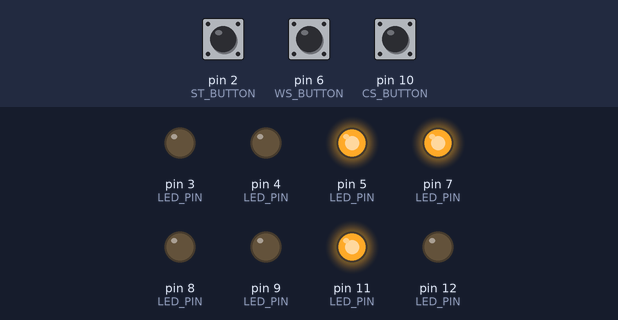
A sketch run on a simulated Arduino Uno, built with avr-gcc and run on an emulated ATmega328P. Parts: output pins drawn as LEDs (lit = HIGH). Dashed ring = blinking. The inputs (shaded band) are chosen by the test bench; at power-on: pin 6 (WS_BUTTON) HIGH, pin 2 (ST_BUTTON) HIGH, pin 10 (CS_BUTTON) HIGH.

Above: at 1.4 s.
1.5 s: pin 6 (WS_BUTTON) pulled LOW for 0.25 s
At 2.4 s:
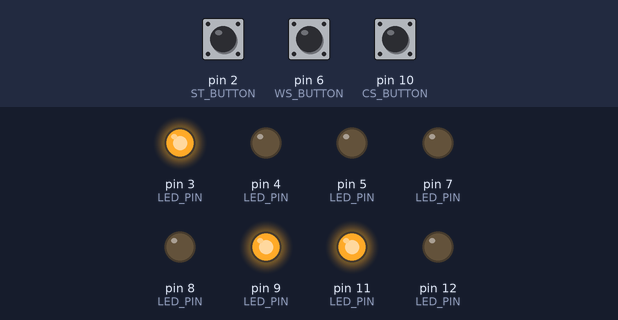
3.6 s: pin 2 (ST_BUTTON) pulled LOW for 1 s
At 4.5 s:
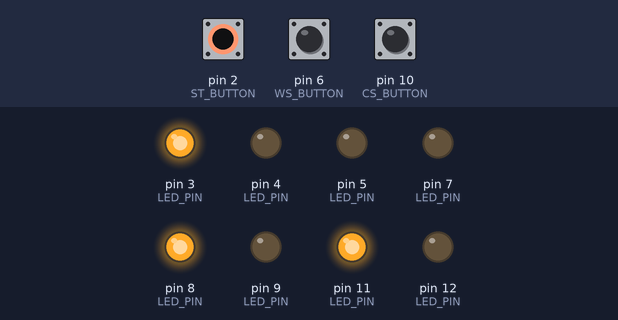
6.1 s: pin 10 (CS_BUTTON) pulled LOW for 0.25 s
At 7.1 s:
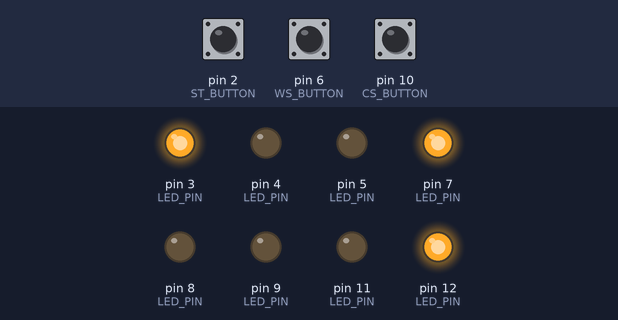
8.2 s: pin 6 (WS_BUTTON) pulled LOW for 1 s
At 9.1 s:
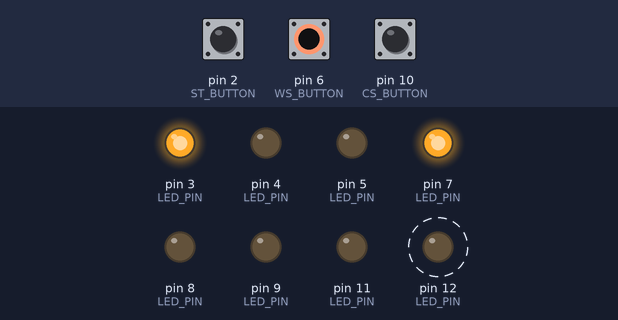
11.7 s: pin 2 (ST_BUTTON) pulled LOW for 3.2 s
At 14.5 s:
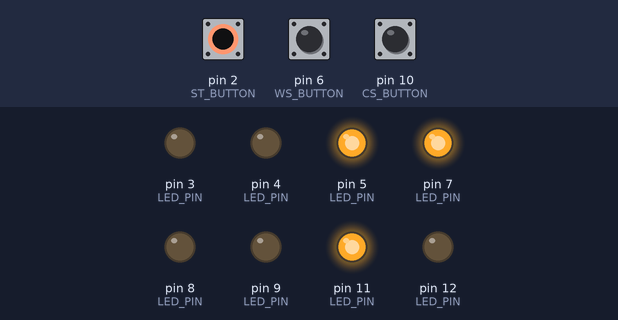
16.4 s: pin 6 (WS_BUTTON) pulled LOW for 3.2 s
At 16.8 s:
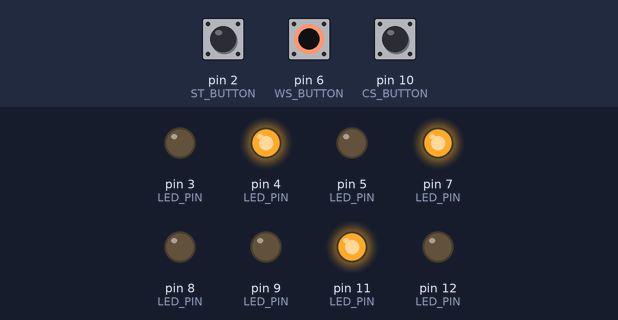
Timing chart, 0 to 19.4 s (numbered marks = the images above; inputs shaded):
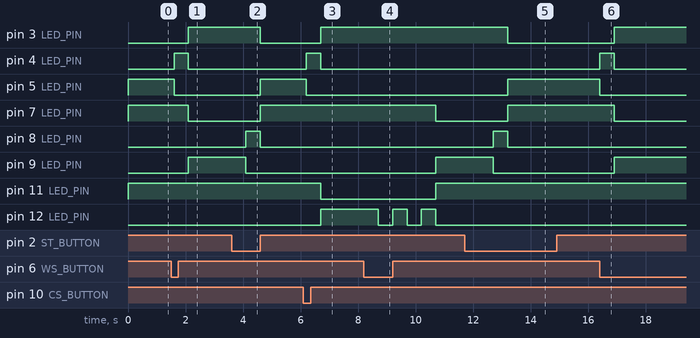

The sketch:

ass5.ino
```cpp
#define ST_BUTTON 2
#define LED_ST_R 3
#define LED_ST_Y 4
#define LED_ST_G 5

#define WS_BUTTON 6
#define LED_WS_R 7
#define LED_WS_Y 8
#define LED_WS_G 9

#define CS_BUTTON 10
#define LED_CS_R 11
#define LED_CS_G 12

#define goS      0
#define waitS    1
#define waitS2C  2
#define goW      3
#define waitW    4
#define waitW2C  5
#define goC      6
#define waitCS1  7
#define goCS1    8
#define waitCS2  9
#define goCS2    10
#define waitCS3  11
#define goCS3    12
#define waitCW1  13
#define goCW1    14
#define waitCW2  15
#define goCW2    16
#define waitCW3  17
#define goCW3    18

int LED_PIN[8] = {LED_ST_G, LED_ST_Y, LED_ST_R, LED_WS_G, LED_WS_Y, LED_WS_R, LED_CS_G, LED_CS_R};

struct FiniteState
{
  unsigned long ST_Out;
  unsigned long Time;
  unsigned long Next[8];
};

void setup()
{
  pinMode(CS_BUTTON, INPUT_PULLUP);
  pinMode(WS_BUTTON, INPUT_PULLUP);
  pinMode(ST_BUTTON, INPUT_PULLUP);
  for (size_t i = 0; i < 8; i++)
  {
    pinMode(LED_PIN[i], OUTPUT);
  }
}

FiniteState FSM[] = {
  {B10100001, 200, {goS, goS, waitS, waitS, waitS2C, waitS2C, waitS2C, waitS}},
  {B10100010, 500, {goW, goW, goW, goW, goW, goW, goW, goW}},
  {B10100010, 500, {goC, goC, goC, goC, goC, goC, goC, goC}},
  {B10001100, 2000, {goW, waitW, goW, waitW, waitW2C, waitW2C, waitW2C, waitW2C}},
  {B10010100, 500, {goS, goS, goS, goS, goS, goS, goS, goS}},
  {B10010100, 500, {goC, goC, goC, goC, goC, goC, goC, goC}},
  {B01100100, 2000, {goC, waitCS1, waitCW1, waitCS1, goC, waitCS1, waitCW1, waitCS1}},
  {B00100100, 500, {goCS1, goCS1, goCS1, goCS1, goCS1, goCS1, goCS1, goCS1}},
  {B01100100,  500, {waitCS2, waitCS2, waitCS2, waitCS2, waitCS2, waitCS2, waitCS2, waitCS2}},
  {B00100100, 500, {goCS2, goCS2, goCS2, goCS2, goCS2, goCS2, goCS2, goCS2}},
  {B01100100,  500, {waitCS3, waitCS3, waitCS3, waitCS3, waitCS3, waitCS3, waitCS3, waitCS3}},
  {B00100100, 500, {goCS3, goCS3, goCS3, goCS3, goCS3, goCS3, goCS3, goCS3}},
  {B01100100,  500, {goS, goS, goS, goS, goS, goS, goS, goS}},
  {B00100100, 500, {goCW2, goCW2, goCW2, goCW2, goCW2, goCW2, goCW2, goCW2}},
  {B01100100,  500, {waitCW2, waitCW2, waitCW2, waitCW2, waitCW2, waitCW2, waitCW2, waitCW2}},
  {B00100100, 500, {goCW1, goCW1, goCW1, goCW1, goCW1, goCW1, goCW1, goCW1}},
  {B01100100,  500, {waitCW3, waitCW3, waitCW3, waitCW3, waitCW3, waitCW3, waitCW3, waitCW3}},
  {B00100100, 500, {goCW3, goCW3, goCW3, goCW3, goCW3, goCW3, goCW3, goCW3}},
  {B01100100,  500, {goW, goW, goW, goW, goW, goW, goW, goW}},
};

int S;
int Input, Input1, Input2, Input3;

void loop()
{
  for (size_t i = 0; i < 8; i++)
  {
    digitalWrite(LED_PIN[i], bitRead(FSM[S].ST_Out, i));
  }

  delay(FSM[S].Time);

  Input1 = !digitalRead(CS_BUTTON);
  Input2 = !digitalRead(WS_BUTTON);
  Input3 = !digitalRead(ST_BUTTON);
  Input = Input1 * 4 + Input2 * 2 + Input3;

  S = FSM[S].Next[Input];
}
```

Measured:
- after the input at 1.5 s, pin 3 (LED_PIN), pin 9 (LED_PIN): LOW → HIGH after 0.60 s; pin 4 (LED_PIN): LOW → HIGH after 0.10 s, → LOW 0.50 s later; pin 5 (LED_PIN): HIGH → LOW after 0.10 s; pin 7 (LED_PIN): HIGH → LOW after 0.60 s
- after the input at 3.6 s, pin 3 (LED_PIN): HIGH → LOW after 1.0 s; pin 5 (LED_PIN), pin 7 (LED_PIN): LOW → HIGH after 1.0 s; pin 8 (LED_PIN): LOW → HIGH after 0.50 s, → LOW 0.50 s later; pin 9 (LED_PIN): HIGH → LOW after 0.50 s
- after the input at 6.1 s, pin 3 (LED_PIN), pin 12 (LED_PIN): LOW → HIGH after 0.60 s; pin 4 (LED_PIN): LOW → HIGH after 0.10 s, → LOW 0.50 s later; pin 5 (LED_PIN): HIGH → LOW after 0.10 s; pin 11 (LED_PIN): HIGH → LOW after 0.60 s
- after the input at 8.2 s, pin 7 (LED_PIN): HIGH → LOW after 2.5 s; pin 9 (LED_PIN), pin 11 (LED_PIN): LOW → HIGH after 2.5 s; pin 12 (LED_PIN): alternates HIGH for 0.50 s and LOW for 0.50 s, starting after 0.50 s
- after the input at 11.7 s, pin 3 (LED_PIN): HIGH → LOW after 1.5 s; pin 5 (LED_PIN), pin 7 (LED_PIN): LOW → HIGH after 1.5 s; pin 8 (LED_PIN): LOW → HIGH after 1.0 s, → LOW 0.50 s later; pin 9 (LED_PIN): HIGH → LOW after 1.0 s
- after the input at 16.4 s, pin 3 (LED_PIN), pin 9 (LED_PIN): LOW → HIGH after 0.50 s; pin 4 (LED_PIN): LOW → HIGH at once, → LOW 0.50 s later; pin 5 (LED_PIN): HIGH → LOW at once; pin 7 (LED_PIN): HIGH → LOW after 0.50 s
